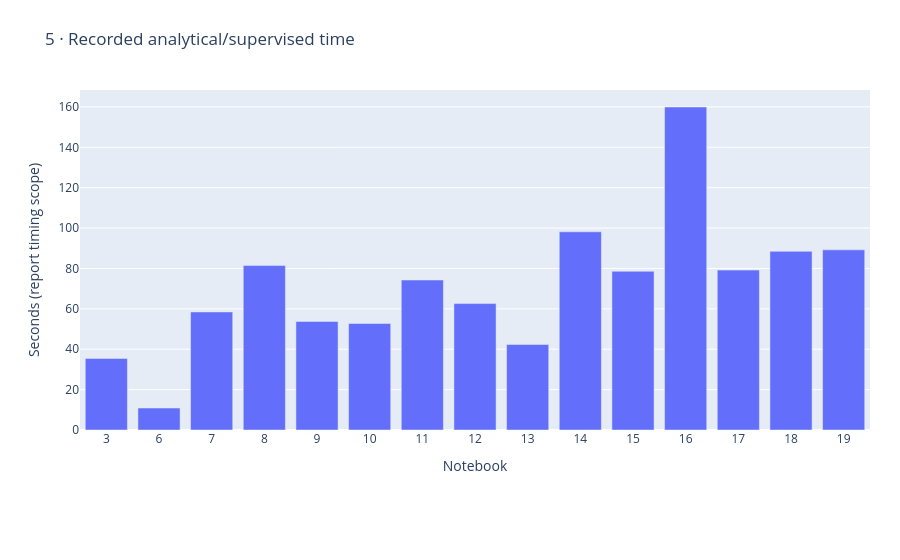

The code cell stored with this chart in its notebook:
### Markdown cell above
## Bounded analytical time
These are saved report timings, not an estimate of all cloud charges or all work ever performed.

### Code cell
r=[(s,next((s[k] for k in ('cumulative_supervised_seconds','supervised_seconds','elapsed_seconds') if k in s),None)) for s in studies if s['completed']]
r=[(s,t) for s,t in r if t is not None]
f=go.Figure(go.Bar(x=[str(s['notebook']) for s,t in r],y=[t for s,t in r]))
show(f,'5 · Recorded analytical/supervised time','Notebook','Seconds (report timing scope)')

### Figure 1 — Plotly figure (JSON) as saved in the notebook; plotly's stock layout.template omitted (floating-point values rounded to 4 significant figures)
{"data": [{"type": "bar", "x": ["3", "6", "7", "8", "9", "10", "11", "12", "13", "14", "15", "16", "17", "18", "19"], "y": [35.46, 10.88, 58.47, 81.43, 53.76, 52.74, 74.28, 62.6, 42.32, 98.15, 78.6, 160.0, 79.19, 88.46, 89.23]}], "layout": {"height": 560, "margin": {"b": 130, "l": 80, "r": 30, "t": 90}, "title": {"text": "5 · Recorded analytical/supervised time"}, "xaxis": {"title": {"text": "Notebook"}}, "yaxis": {"title": {"text": "Seconds (report timing scope)"}}}}
